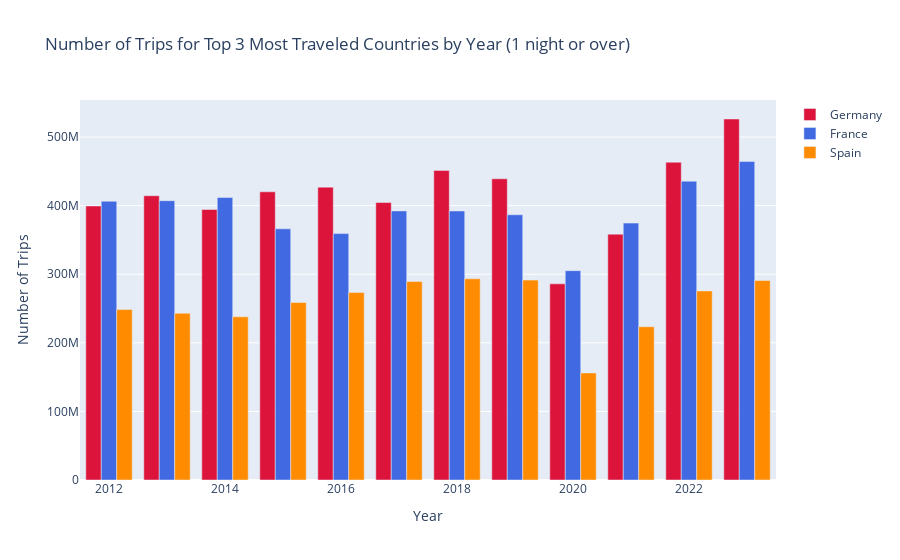

Notebook code cell kept with this figure:
### Code cell
fig = go.Figure()

for country in countries:
    fig.add_trace(go.Bar(
        x = pivot_df['Year'],
        y = pivot_df[country],
        name = country,
        marker_color = colors[country]
    ))

fig.update_layout(
    barmode = 'group',
    title = 'Number of Trips for Top 3 Most Traveled Countries by Year (1 night or over)',
    xaxis_title = 'Year',
    yaxis_title = 'Number of Trips'
)

fig.show()

### Figure 1 — Plotly figure (JSON) as saved in the notebook; plotly's stock layout.template omitted (floating-point values rounded to 4 significant figures)
{"data": [{"marker": {"color": "crimson"}, "name": "Germany", "type": "bar", "x": [2012, 2013, 2014, 2015, 2016, 2017, 2018, 2019, 2020, 2021, 2022, 2023], "y": [399531982, 414453278, 394377723, 420166585, 426990841, 404592288, 451416603, 439169070, 285977705, 358428715, 463342211, 526338516]}, {"marker": {"color": "royalblue"}, "name": "France", "type": "bar", "x": [2012, 2013, 2014, 2015, 2016, 2017, 2018, 2019, 2020, 2021, 2022, 2023], "y": [406369476, 407204584, 411807574, 366221284, 359227358, 392347108, 392229828, 386709202, 305202977, 374563212, 435660457, 464286634]}, {"marker": {"color": "darkorange"}, "name": "Spain", "type": "bar", "x": [2012, 2013, 2014, 2015, 2016, 2017, 2018, 2019, 2020, 2021, 2022, 2023], "y": [248536678, 243094908, 237899314, 258762120, 273436004, 289462889, 293323160, 291426796, 156125758, 223492010, 275660135, 290848376]}], "layout": {"barmode": "group", "title": {"text": "Number of Trips for Top 3 Most Traveled Countries by Year (1 night or over)"}, "xaxis": {"title": {"text": "Year"}}, "yaxis": {"title": {"text": "Number of Trips"}}}}
